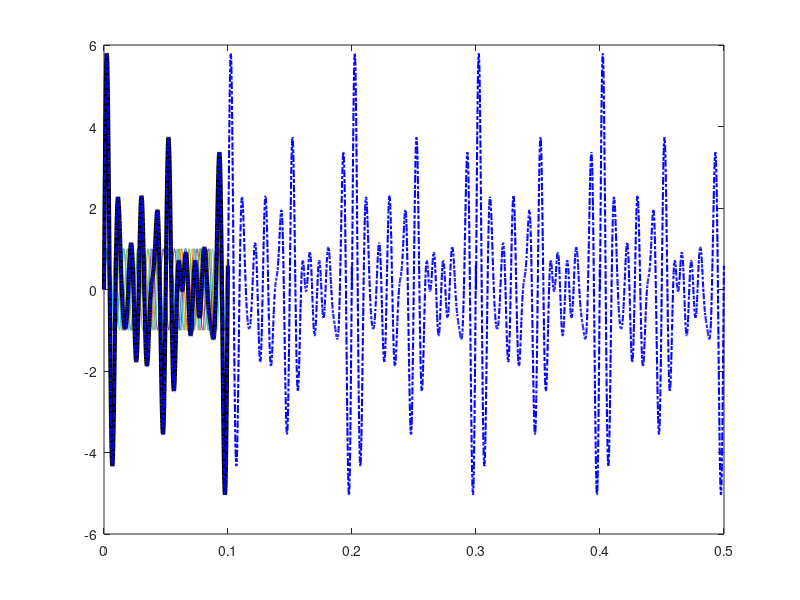
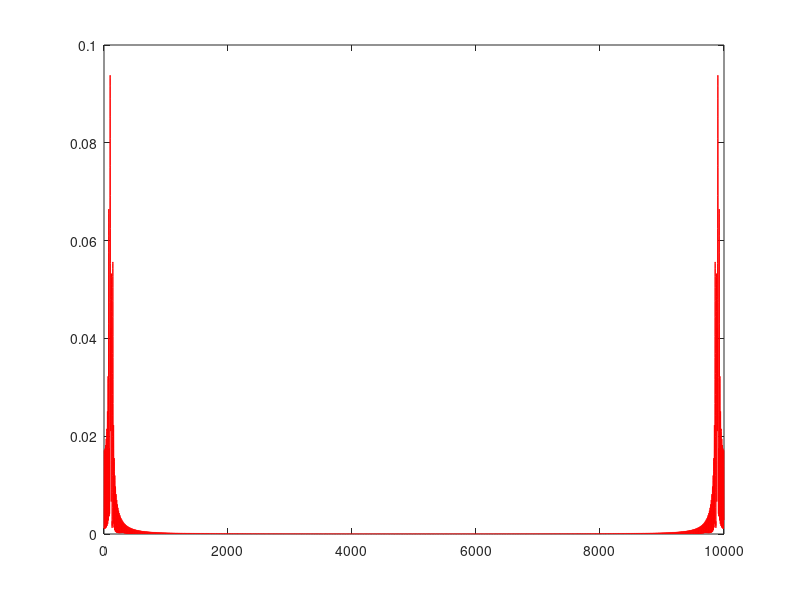
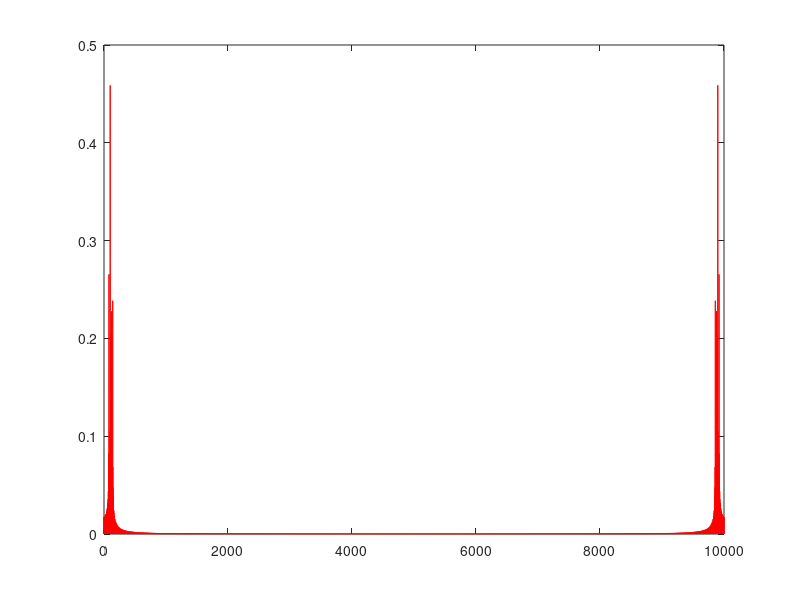
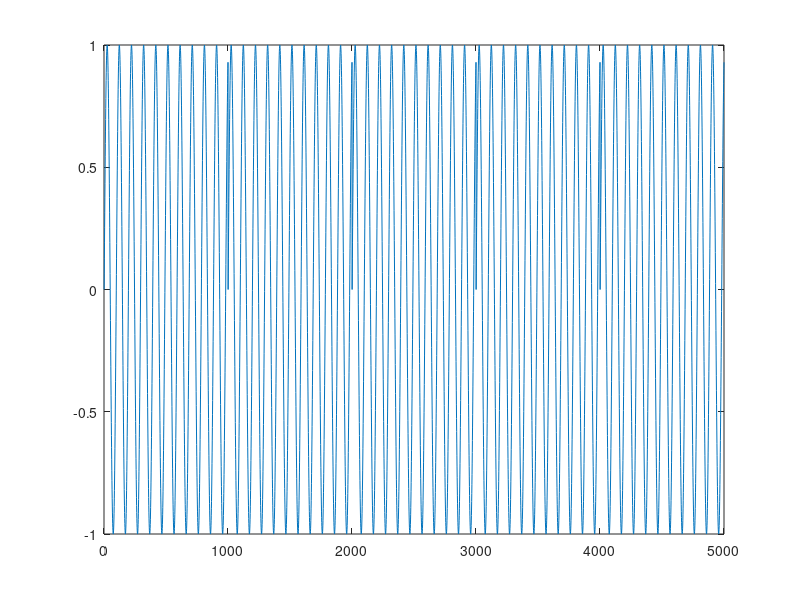

MATLAB code to generate these figures, in order:
close all, clear all, clc
fs = 1e4; % 1kHz
dt = 1/fs; 
windowLength = 0.1; % seconds
t = (0:dt:windowLength-dt);
res = 1/windowLength;
disp(['Resolution limit = ',num2str(res),' Hz'])
nrf_fft = 20000;


% Frequencies that will compose the signal (in Hertzs)
f = [80, 100, 102, 110, 120, 140]; % Radians

diff_f = f(2:end)-f(1:end-1);
reqRes = min(diff_f);
disp(['Min. required resolution = ',num2str(reqRes),' Hz'])

s_indiv = sin(f'*(2*pi)*t);
s = sum (s_indiv,1);

% Visualize the challenge
figure(1)
plot(t,s_indiv);
hold on
plot(t,s,'k','LineWidth',3)

%% FFT
Yf = (fft(s,nrf_fft,2)/length(s))*windowLength;
fAxistemp = fs*linspace(0,1,nrf_fft+1);
fAxis = fAxistemp(1:end-1);
% Visualize
figure(2);
CH = abs(Yf);
plot(fAxis,CH,'r');

%% Manual rearrange of windows
acquiredPeriodNr = windowLength*f;
optimumPeriodNr = floor(acquiredPeriodNr);
shift = ((acquiredPeriodNr - optimumPeriodNr)./f)/dt;

%% Add windowing sequence
concNr = 1/(reqRes*windowLength);
% concNr = 100;
s_long = repmat(s,1,concNr);
t_long = t;
for i=2:concNr
    t_long = [t_long (t+t_long(end)+dt)];
end;
figure(1),
plot(t_long, s_long,'-.b','LineWidth',1.5)

%% FFT
Yf2 = (fft(s_long,nrf_fft,2)/length(s_long))*windowLength*concNr;
fAxistemp2 = fs*linspace(0,1,nrf_fft+1);
fAxis2 = fAxistemp2(1:end-1);
% Visualize
figure(3);
CH2 = abs(Yf2);
plot(fAxis2,CH2,'r');

% Experimenting
%% Add windowing sequence
concNr = 1/(reqRes*windowLength);
% concNr = 100;
currentshift = round(shift(3));
s_temp = s(1:end-currentshift);
s_long = repmat(s_temp,1,concNr);
t_temp = t(1:end-currentshift);
t_long = t_temp;
for i=2:concNr
    t_long = [t_long (t_temp+t_long(end)+dt)];
end;
%% FFT
Yf4 = (fft(s_long,nrf_fft,2)/length(s_long))*windowLength*concNr;
fAxistemp4 = fs*linspace(0,1,nrf_fft+1);
fAxis4 = fAxistemp4(1:end-1);
% Visualize
figure(6);
CH4 = abs(Yf4);
plot(fAxis4,CH4,'r');

% Visualyze the problem 
s3_long = repmat(s_indiv(3,:),1,concNr);
figure(4),plot(s3_long);
Yf3 = (fft(s3_long,nrf_fft,2)/length(s3_long))*windowLength*concNr;
% Visualize
figure(5);
CH3 = abs(Yf3);
plot(fAxis2,CH3,'r');